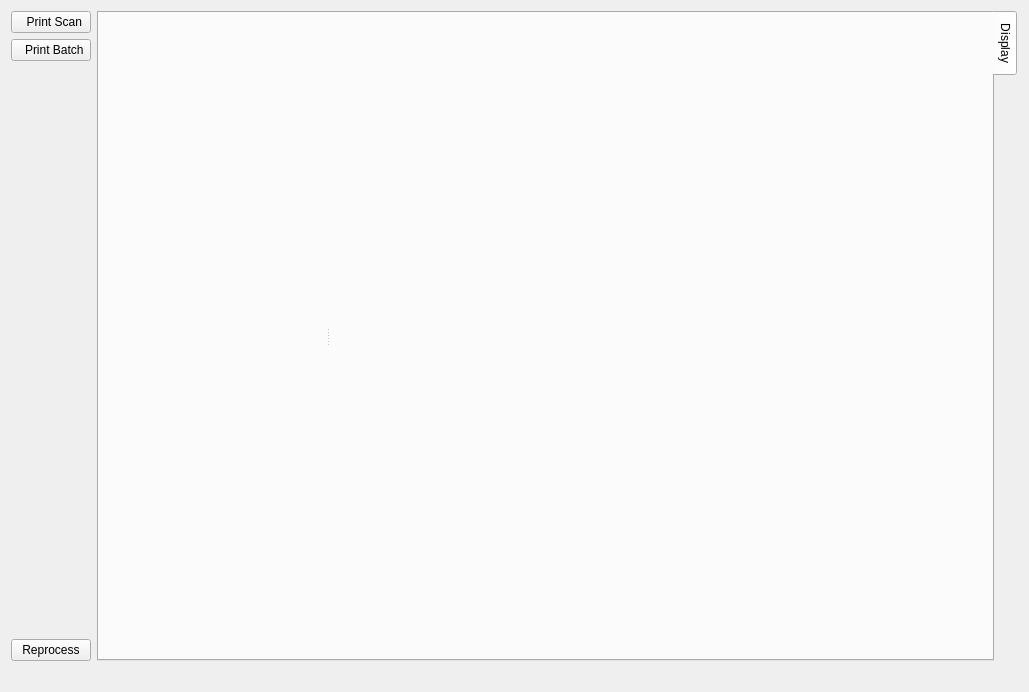
<?xml version="1.0" encoding="UTF-8"?>
<ui version="4.0">
 <class>BatchViewWidget</class>
 <widget class="QWidget" name="BatchViewWidget">
  <property name="geometry">
   <rect>
    <x>0</x>
    <y>0</y>
    <width>1029</width>
    <height>692</height>
   </rect>
  </property>
  <property name="sizePolicy">
   <sizepolicy hsizetype="Preferred" vsizetype="Preferred">
    <horstretch>0</horstretch>
    <verstretch>0</verstretch>
   </sizepolicy>
  </property>
  <property name="windowTitle">
   <string>Batch View</string>
  </property>
  <layout class="QVBoxLayout" name="verticalLayout_3">
   <item>
    <layout class="QHBoxLayout" name="horizontalLayout">
     <item>
      <layout class="QVBoxLayout" name="verticalLayout">
       <item>
        <widget class="QPushButton" name="printScanButton">
         <property name="text">
          <string>  Print Scan</string>
         </property>
         <property name="icon">
          <iconset resource="icons.qrc">
           <normaloff>:/icons/printscan.png</normaloff>:/icons/printscan.png</iconset>
         </property>
         <property name="iconSize">
          <size>
           <width>16</width>
           <height>16</height>
          </size>
         </property>
        </widget>
       </item>
       <item>
        <widget class="QPushButton" name="printBatchButton">
         <property name="text">
          <string>  Print Batch</string>
         </property>
         <property name="icon">
          <iconset resource="icons.qrc">
           <normaloff>:/icons/printbatch.png</normaloff>:/icons/printbatch.png</iconset>
         </property>
        </widget>
       </item>
       <item>
        <spacer name="verticalSpacer">
         <property name="orientation">
          <enum>Qt::Vertical</enum>
         </property>
         <property name="sizeHint" stdset="0">
          <size>
           <width>20</width>
           <height>40</height>
          </size>
         </property>
        </spacer>
       </item>
       <item>
        <widget class="AutoFitWidget" name="afw" native="true"/>
       </item>
       <item>
        <widget class="QPushButton" name="reprocessButton">
         <property name="text">
          <string>Reprocess</string>
         </property>
        </widget>
       </item>
      </layout>
     </item>
     <item>
      <widget class="QTabWidget" name="tabWidget">
       <property name="tabPosition">
        <enum>QTabWidget::East</enum>
       </property>
       <property name="currentIndex">
        <number>0</number>
       </property>
       <widget class="QWidget" name="tab">
        <attribute name="title">
         <string>Display</string>
        </attribute>
        <layout class="QVBoxLayout" name="verticalLayout_2">
         <item>
          <widget class="QSplitter" name="batchSplitter">
           <property name="orientation">
            <enum>Qt::Vertical</enum>
           </property>
           <widget class="QSplitter" name="splitter">
            <property name="orientation">
             <enum>Qt::Horizontal</enum>
            </property>
            <widget class="AnalysisWidget" name="analysisWidget" native="true">
             <property name="sizePolicy">
              <sizepolicy hsizetype="Expanding" vsizetype="Preferred">
               <horstretch>0</horstretch>
               <verstretch>0</verstretch>
              </sizepolicy>
             </property>
             <property name="minimumSize">
              <size>
               <width>0</width>
               <height>300</height>
              </size>
             </property>
            </widget>
            <widget class="PeakListWidget" name="peakListWidget" native="true">
             <property name="minimumSize">
              <size>
               <width>300</width>
               <height>150</height>
              </size>
             </property>
            </widget>
           </widget>
          </widget>
         </item>
        </layout>
       </widget>
      </widget>
     </item>
    </layout>
   </item>
   <item>
    <widget class="QLabel" name="statusLabel">
     <property name="text">
      <string/>
     </property>
    </widget>
   </item>
  </layout>
  <action name="actionPrint_Scan">
   <property name="icon">
    <iconset>
     <normaloff>:/icons/icons/printscan.png</normaloff>:/icons/icons/printscan.png</iconset>
   </property>
   <property name="text">
    <string>Print Scan</string>
   </property>
   <property name="toolTip">
    <string>Print the currently displayed scan</string>
   </property>
  </action>
  <action name="actionPrint_Batch">
   <property name="icon">
    <iconset>
     <normaloff>:/icons/icons/printbatch.png</normaloff>:/icons/icons/printbatch.png</iconset>
   </property>
   <property name="text">
    <string>Print Batch</string>
   </property>
   <property name="toolTip">
    <string>Print the displayed batch scan</string>
   </property>
  </action>
 </widget>
 <customwidgets>
  <customwidget>
   <class>AutoFitWidget</class>
   <extends>QWidget</extends>
   <header>autofitwidget.h</header>
   <container>1</container>
  </customwidget>
  <customwidget>
   <class>AnalysisWidget</class>
   <extends>QWidget</extends>
   <header>analysiswidget.h</header>
   <container>1</container>
  </customwidget>
  <customwidget>
   <class>PeakListWidget</class>
   <extends>QWidget</extends>
   <header>peaklistwidget.h</header>
   <container>1</container>
  </customwidget>
 </customwidgets>
 <resources>
  <include location="icons.qrc"/>
 </resources>
 <connections/>
</ui>
